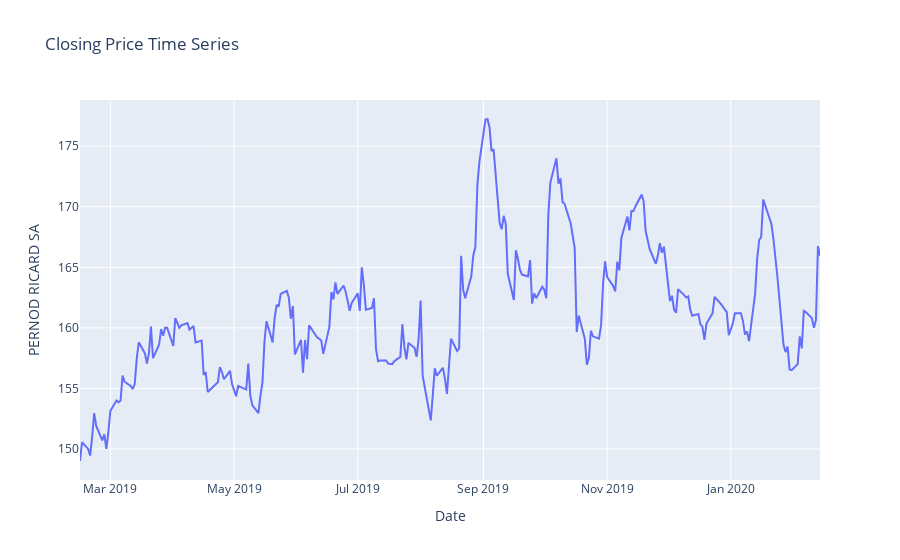

The cell this chart's notebook holds for it:
### Code cell
#Closing Price Time Series for Pernod Ricard SA
fig3 = px.line(df3, x=df3.index, y="PERNOD RICARD SA", title = "Closing Price Time Series")
fig3.show()

### Figure 1 — Plotly figure (JSON) as saved in the notebook; plotly's stock layout.template omitted (floating-point values rounded to 4 significant figures; data arrays with more than 128 entries replaced by an {"elided": "..."} marker saying what was removed)
{"data": [{"hovertemplate": "Date=%{x}<br>PERNOD RICARD SA=%{y}<extra></extra>", "legendgroup": "", "line": {"color": "#636efa", "dash": "solid"}, "marker": {"symbol": "circle"}, "mode": "lines", "name": "", "orientation": "v", "showlegend": false, "type": "scatter", "x": {"elided": "256 str values"}, "xaxis": "x", "y": {"elided": "256 float values"}, "yaxis": "y"}], "layout": {"legend": {"tracegroupgap": 0}, "title": {"text": "Closing Price Time Series"}, "xaxis": {"anchor": "y", "domain": [0, 1], "title": {"text": "Date"}}, "yaxis": {"anchor": "x", "domain": [0, 1], "title": {"text": "PERNOD RICARD SA"}}}}
